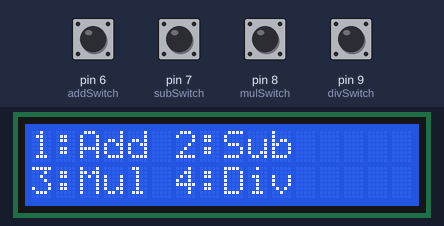
Bench run of a sketch on a simulated Arduino Uno, built with avr-gcc and run on an emulated ATmega328P. Parts: 16×2 character LCD. The inputs (shaded band) are chosen by the test bench; at power-on: pin 6 (addSwitch), pin 7 (subSwitch), pin 8 (mulSwitch), pin 9 (divSwitch) LOW.

Above: at 3.2 s.
3.3 s: pin 6 (addSwitch) pulled HIGH for 0.15 s
At 5.0 s:
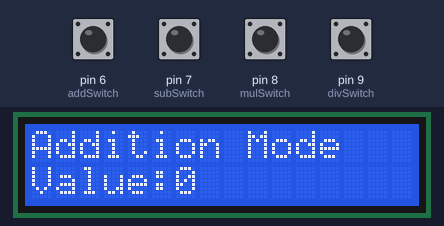
5.8 s: pin 8 (mulSwitch) pulled HIGH for 0.15 s
At 7.5 s:
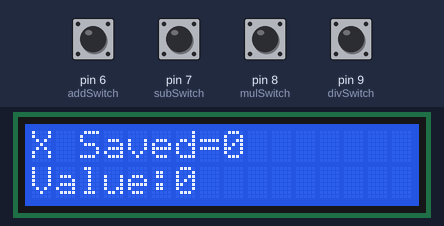
8.3 s: pin 9 (divSwitch) pulled HIGH for 0.15 s
At 8.6 s:
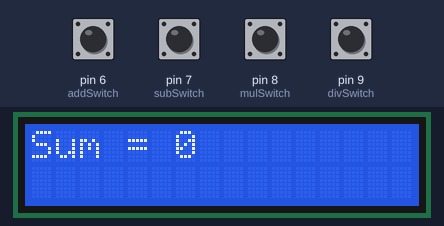
11.4 s: pin 7 (subSwitch) pulled HIGH for 0.15 s
At 13.5 s:
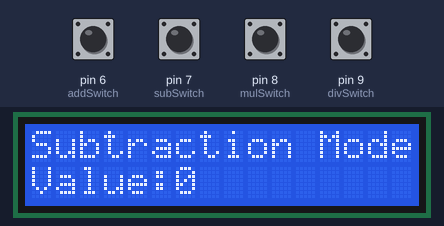
13.9 s: pin 9 (divSwitch) pulled HIGH for 1 s
At 14.6 s:
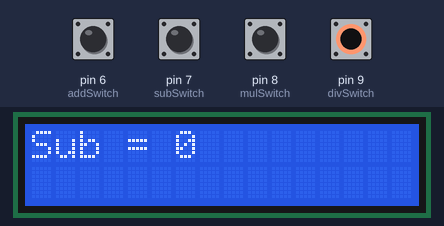
17.9 s: pin 8 (mulSwitch) pulled HIGH for 1 s
At 19.7 s:
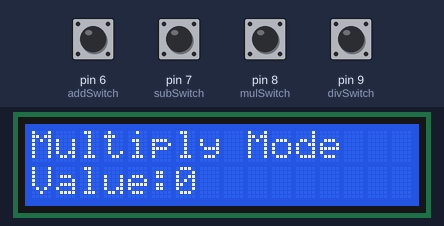
Timing chart, 0 to 21.2 s (numbered marks = the images above; inputs shaded):
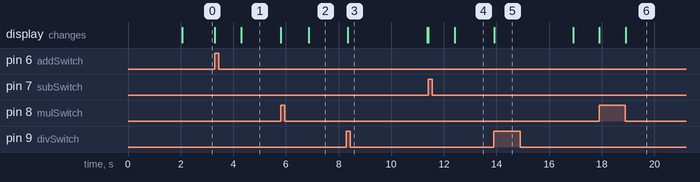

The sketch:

lcd-calculator.ino
```cpp
#include <LiquidCrystal.h>

LiquidCrystal lcd(12, 11, 2, 3, 4, 5);

// Main operation switches
int addSwitch = 6;
int subSwitch = 7;
int mulSwitch = 8;
int divSwitch = 9;

// Control switches
int incr = 6;
int dec  = 7;
int save = 8;
int res  = 9;

int count = 0;

int x = 0;
int y = 0;

bool firstValueSaved = false;

bool lastIncr = LOW;
bool lastDec  = LOW;
bool lastSave = LOW;
bool lastRes  = LOW;

void showMenu() {

  lcd.clear();

  lcd.setCursor(0, 0);
  lcd.print("1:Add 2:Sub");

  lcd.setCursor(0, 1);
  lcd.print("3:Mul 4:Div");
}

void setup() {

  pinMode(addSwitch, INPUT);
  pinMode(subSwitch, INPUT);
  pinMode(mulSwitch, INPUT);
  pinMode(divSwitch, INPUT);

  pinMode(incr, INPUT);
  pinMode(dec, INPUT);
  pinMode(save, INPUT);
  pinMode(res, INPUT);

  lcd.begin(16, 2);

  lcd.print("LCD Calculator");

  delay(2000);

  showMenu();
}

void loop() {

  // ================= ADDITION MODE =================

  if (digitalRead(addSwitch) == HIGH) {

    lcd.clear();

    lcd.setCursor(0, 0);
    lcd.print("Addition Mode");

    delay(1000);

    count = 0;

    x = 0;
    y = 0;

    firstValueSaved = false;

    while (1) {

      // Display current value
      lcd.setCursor(0, 1);
      lcd.print("                ");

      lcd.setCursor(0, 1);
      lcd.print("Value:");
      lcd.print(count);

      // ========== Increment ==========
      if (digitalRead(incr) == HIGH && lastIncr == LOW) {

        count++;
      }

      // ========== Decrement ==========
      if (digitalRead(dec) == HIGH && lastDec == LOW) {

        count--;
      }

      // ========== Save ==========
      if (digitalRead(save) == HIGH && lastSave == LOW) {

        // Save X
        if (!firstValueSaved) {

          x = count;

          lcd.clear();

          lcd.print("X Saved=");
          lcd.print(x);

          firstValueSaved = true;

          count = 0;

          delay(1000);
        }

        // Save Y
        else {

          y = count;

          lcd.clear();

          lcd.print("Y Saved=");
          lcd.print(y);

          delay(1000);
        }
      }

      // ========== Result ==========
      if (digitalRead(res) == HIGH && lastRes == LOW) {

        int result = x + y;

        lcd.clear();

        lcd.setCursor(0, 0);
        lcd.print("Sum = ");

        lcd.print(result);

        delay(3000);

        showMenu();

        break;
      }

      // Save current states
      lastIncr = digitalRead(incr);
      lastDec  = digitalRead(dec);
      lastSave = digitalRead(save);
      lastRes  = digitalRead(res);

      delay(50);
    }
  }

  // ================= SUBTRACTION MODE =================

  if (digitalRead(subSwitch) == HIGH) {

    lcd.clear();

    lcd.setCursor(0, 0);
    lcd.print("Subtraction Mode");

    delay(1000);

    count = 0;

    x = 0;
    y = 0;

    firstValueSaved = false;

    while (1) {

      // Display current value
      lcd.setCursor(0, 1);
      lcd.print("                ");

      lcd.setCursor(0, 1);
      lcd.print("Value:");
      lcd.print(count);

      // ========== Increment ==========
      if (digitalRead(incr) == HIGH && lastIncr == LOW) {

        count++;
      }

      // ========== Decrement ==========
      if (digitalRead(dec) == HIGH && lastDec == LOW) {

        count--;
      }

      // ========== Save ==========
      if (digitalRead(save) == HIGH && lastSave == LOW) {

        // Save X
        if (!firstValueSaved) {

          x = count;

          lcd.clear();

          lcd.print("X Saved=");
          lcd.print(x);

          firstValueSaved = true;

          count = 0;

          delay(1000);
        }

        // Save Y
        else {

          y = count;

          lcd.clear();

          lcd.print("Y Saved=");
          lcd.print(y);

          delay(1000);
        }
      }

      // ========== Result ==========
      if (digitalRead(res) == HIGH && lastRes == LOW) {

        int result = x - y;

        lcd.clear();

        lcd.setCursor(0, 0);
        lcd.print("Sub = ");

        lcd.print(result);

        delay(3000);

        showMenu();

        break;
      }

      // Save current states
      lastIncr = digitalRead(incr);
      lastDec  = digitalRead(dec);
      lastSave = digitalRead(save);
      lastRes  = digitalRead(res);

      delay(50);
    }
  }

  // ================= MULTIPLICATION MODE =================

  if (digitalRead(mulSwitch) == HIGH) {

    lcd.clear();

    lcd.setCursor(0, 0);
    lcd.print("Multiply Mode");

    delay(1000);

    count = 0;

    x = 0;
    y = 0;

    firstValueSaved = false;

    while (1) {

      // Display current value
      lcd.setCursor(0, 1);
      lcd.print("                ");

      lcd.setCursor(0, 1);
      lcd.print("Value:");
      lcd.print(count);

      // ========== Increment ==========
      if (digitalRead(incr) == HIGH && lastIncr == LOW) {

        count++;
      }

      // ========== Decrement ==========
      if (digitalRead(dec) == HIGH && lastDec == LOW) {

        count--;
      }

      // ========== Save ==========
      if (digitalRead(save) == HIGH && lastSave == LOW) {

        // Save X
        if (!firstValueSaved) {

          x = count;

          lcd.clear();

          lcd.print("X Saved=");
          lcd.print(x);

          firstValueSaved = true;

          count = 0;

          delay(1000);
        }

        // Save Y
        else {

          y = count;

          lcd.clear();

          lcd.print("Y Saved=");
          lcd.print(y);

          delay(1000);
        }
      }

      // ========== Result ==========
      if (digitalRead(res) == HIGH && lastRes == LOW) {

        int result = x * y;

        lcd.clear();

        lcd.setCursor(0, 0);
        lcd.print("Result = ");

        lcd.print(result);

        delay(3000);

        showMenu();

        break;
      }

      // Save current states
      lastIncr = digitalRead(incr);
      lastDec  = digitalRead(dec);
      lastSave = digitalRead(save);
      lastRes  = digitalRead(res);

      delay(50);
    }
  }
  // ================= DIVISION MODE =================

  if (digitalRead(divSwitch) == HIGH) {

    lcd.clear();

    lcd.setCursor(0, 0);
    lcd.print("Division Mode");

    delay(1000);

    count = 0;

    x = 0;
    y = 0;

    firstValueSaved = false;

    while (1) {

      // Display current value
      lcd.setCursor(0, 1);
      lcd.print("                ");

      lcd.setCursor(0, 1);
      lcd.print("Value:");
      lcd.print(count);

      // ========== Increment ==========
      if (digitalRead(incr) == HIGH && lastIncr == LOW) {

        count++;
      }

      // ========== Decrement ==========
      if (digitalRead(dec) == HIGH && lastDec == LOW) {

        count--;
      }

      // ========== Save ==========
      if (digitalRead(save) == HIGH && lastSave == LOW) {

        // Save X
        if (!firstValueSaved) {

          x = count;

          lcd.clear();

          lcd.print("X Saved=");
          lcd.print(x);

          firstValueSaved = true;

          count = 0;

          delay(1000);
        }

        // Save Y
        else {

          y = count;

          lcd.clear();

          lcd.print("Y Saved=");
          lcd.print(y);

          delay(1000);
        }
      }

      // ========== Result ==========
      if (digitalRead(res) == HIGH && lastRes == LOW) {

        int result = x / y;

        lcd.clear();

        lcd.setCursor(0, 0);
        lcd.print("Division = ");

        lcd.print(result);

        delay(3000);

        showMenu();

        break;
      }

      // Save current states
      lastIncr = digitalRead(incr);
      lastDec  = digitalRead(dec);
      lastSave = digitalRead(save);
      lastRes  = digitalRead(res);

      delay(50);
    }
  }
}
```

Measured:
- after the input at 3.3 s, the display: first changes at once (image 1 shows a later state)
- after the input at 5.8 s, the display: first changes at once (image 2 shows a later state)
- after the input at 8.3 s, the display: changes after 0.06 s (image 3)
- after the input at 11.4 s, the display: first changes at once (image 4 shows a later state)
- after the input at 13.9 s, the display: changes at once (image 5)
- after the input at 17.9 s, the display: first changes at once (image 6 shows a later state)
